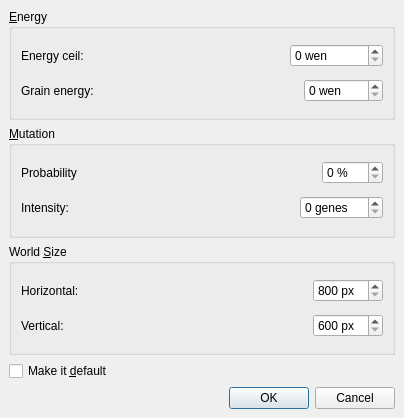
<ui version="4.0" >
 <class>Opcoes</class>
 <widget class="QWidget" name="Opcoes" >
  <property name="geometry" >
   <rect>
    <x>0</x>
    <y>0</y>
    <width>404</width>
    <height>418</height>
   </rect>
  </property>
  <property name="sizePolicy" >
   <sizepolicy vsizetype="Fixed" hsizetype="Fixed" >
    <horstretch>0</horstretch>
    <verstretch>0</verstretch>
   </sizepolicy>
  </property>
  <property name="windowTitle" >
   <string>Options</string>
  </property>
  <property name="windowIcon" >
   <iconset resource="../../graphs/recursos.qrc" >
    <normaloff>:/botoes/botoes/opcoes.png</normaloff>:/botoes/botoes/opcoes.png</iconset>
  </property>
  <layout class="QVBoxLayout" >
   <property name="spacing" >
    <number>6</number>
   </property>
   <property name="margin" >
    <number>9</number>
   </property>
   <item>
    <widget class="QGroupBox" name="groupBox" >
     <property name="title" >
      <string>&amp;Energy</string>
     </property>
     <layout class="QVBoxLayout" >
      <property name="spacing" >
       <number>6</number>
      </property>
      <property name="margin" >
       <number>9</number>
      </property>
      <item>
       <layout class="QHBoxLayout" >
        <property name="spacing" >
         <number>6</number>
        </property>
        <property name="margin" >
         <number>0</number>
        </property>
        <item>
         <widget class="QLabel" name="label" >
          <property name="text" >
           <string>Energy ceil:</string>
          </property>
         </widget>
        </item>
        <item>
         <spacer>
          <property name="orientation" >
           <enum>Qt::Horizontal</enum>
          </property>
          <property name="sizeHint" stdset="0" >
           <size>
            <width>40</width>
            <height>20</height>
           </size>
          </property>
         </spacer>
        </item>
        <item>
         <widget class="QSpinBox" name="spinTeto" >
          <property name="suffix" >
           <string> wen</string>
          </property>
          <property name="maximum" >
           <number>100000</number>
          </property>
         </widget>
        </item>
       </layout>
      </item>
      <item>
       <layout class="QHBoxLayout" >
        <property name="spacing" >
         <number>6</number>
        </property>
        <property name="margin" >
         <number>0</number>
        </property>
        <item>
         <widget class="QLabel" name="label_3" >
          <property name="text" >
           <string>Grain energy:</string>
          </property>
         </widget>
        </item>
        <item>
         <spacer>
          <property name="orientation" >
           <enum>Qt::Horizontal</enum>
          </property>
          <property name="sizeHint" stdset="0" >
           <size>
            <width>40</width>
            <height>20</height>
           </size>
          </property>
         </spacer>
        </item>
        <item>
         <widget class="QSpinBox" name="spinGrao" >
          <property name="suffix" >
           <string> wen</string>
          </property>
          <property name="maximum" >
           <number>1000</number>
          </property>
         </widget>
        </item>
       </layout>
      </item>
     </layout>
    </widget>
   </item>
   <item>
    <widget class="QGroupBox" name="groupBox_2" >
     <property name="title" >
      <string>&amp;Mutation</string>
     </property>
     <layout class="QVBoxLayout" >
      <property name="spacing" >
       <number>6</number>
      </property>
      <property name="margin" >
       <number>9</number>
      </property>
      <item>
       <layout class="QHBoxLayout" >
        <property name="spacing" >
         <number>6</number>
        </property>
        <property name="margin" >
         <number>0</number>
        </property>
        <item>
         <widget class="QLabel" name="label_4" >
          <property name="text" >
           <string>Probability</string>
          </property>
         </widget>
        </item>
        <item>
         <spacer>
          <property name="orientation" >
           <enum>Qt::Horizontal</enum>
          </property>
          <property name="sizeHint" stdset="0" >
           <size>
            <width>40</width>
            <height>20</height>
           </size>
          </property>
         </spacer>
        </item>
        <item>
         <widget class="QSpinBox" name="spinProbabilidade" >
          <property name="suffix" >
           <string> %</string>
          </property>
          <property name="maximum" >
           <number>100</number>
          </property>
         </widget>
        </item>
       </layout>
      </item>
      <item>
       <layout class="QHBoxLayout" >
        <property name="spacing" >
         <number>6</number>
        </property>
        <property name="margin" >
         <number>0</number>
        </property>
        <item>
         <widget class="QLabel" name="label_5" >
          <property name="text" >
           <string>Intensity:</string>
          </property>
         </widget>
        </item>
        <item>
         <spacer>
          <property name="orientation" >
           <enum>Qt::Horizontal</enum>
          </property>
          <property name="sizeHint" stdset="0" >
           <size>
            <width>40</width>
            <height>20</height>
           </size>
          </property>
         </spacer>
        </item>
        <item>
         <widget class="QSpinBox" name="spinIntensidade" >
          <property name="suffix" >
           <string> genes</string>
          </property>
          <property name="maximum" >
           <number>100</number>
          </property>
         </widget>
        </item>
       </layout>
      </item>
     </layout>
    </widget>
   </item>
   <item>
    <widget class="QGroupBox" name="groupBox_3" >
     <property name="title" >
      <string>World &amp;Size</string>
     </property>
     <layout class="QVBoxLayout" >
      <property name="spacing" >
       <number>6</number>
      </property>
      <property name="margin" >
       <number>9</number>
      </property>
      <item>
       <layout class="QHBoxLayout" >
        <property name="spacing" >
         <number>6</number>
        </property>
        <property name="margin" >
         <number>0</number>
        </property>
        <item>
         <widget class="QLabel" name="label_6" >
          <property name="text" >
           <string>Horizontal:</string>
          </property>
         </widget>
        </item>
        <item>
         <spacer>
          <property name="orientation" >
           <enum>Qt::Horizontal</enum>
          </property>
          <property name="sizeHint" stdset="0" >
           <size>
            <width>40</width>
            <height>20</height>
           </size>
          </property>
         </spacer>
        </item>
        <item>
         <widget class="QSpinBox" name="spinHorizontal" >
          <property name="suffix" >
           <string> px</string>
          </property>
          <property name="minimum" >
           <number>800</number>
          </property>
          <property name="maximum" >
           <number>8192</number>
          </property>
         </widget>
        </item>
       </layout>
      </item>
      <item>
       <layout class="QHBoxLayout" >
        <property name="spacing" >
         <number>6</number>
        </property>
        <property name="margin" >
         <number>0</number>
        </property>
        <item>
         <widget class="QLabel" name="label_7" >
          <property name="text" >
           <string>Vertical:</string>
          </property>
         </widget>
        </item>
        <item>
         <spacer>
          <property name="orientation" >
           <enum>Qt::Horizontal</enum>
          </property>
          <property name="sizeHint" stdset="0" >
           <size>
            <width>40</width>
            <height>20</height>
           </size>
          </property>
         </spacer>
        </item>
        <item>
         <widget class="QSpinBox" name="spinVertical" >
          <property name="suffix" >
           <string> px</string>
          </property>
          <property name="minimum" >
           <number>600</number>
          </property>
          <property name="maximum" >
           <number>6144</number>
          </property>
         </widget>
        </item>
       </layout>
      </item>
     </layout>
    </widget>
   </item>
   <item>
    <widget class="QCheckBox" name="checkPadrao" >
     <property name="text" >
      <string>Make it &amp;default</string>
     </property>
    </widget>
   </item>
   <item>
    <layout class="QHBoxLayout" >
     <property name="spacing" >
      <number>6</number>
     </property>
     <property name="margin" >
      <number>0</number>
     </property>
     <item>
      <spacer>
       <property name="orientation" >
        <enum>Qt::Horizontal</enum>
       </property>
       <property name="sizeHint" stdset="0" >
        <size>
         <width>201</width>
         <height>20</height>
        </size>
       </property>
      </spacer>
     </item>
     <item>
      <widget class="QDialogButtonBox" name="buttonBox" >
       <property name="orientation" >
        <enum>Qt::Horizontal</enum>
       </property>
       <property name="standardButtons" >
        <set>QDialogButtonBox::Cancel|QDialogButtonBox::Ok</set>
       </property>
      </widget>
     </item>
    </layout>
   </item>
  </layout>
 </widget>
 <resources>
  <include location="../../graphs/recursos.qrc" />
 </resources>
 <connections/>
</ui>
